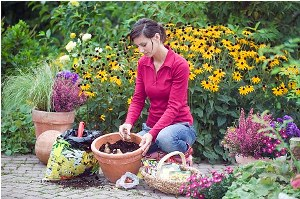
%> input picture 6.png, 300 x 199 px
$ octave demo_fcm.m   (GNU Octave 9; MATLAB toolbox functions it lacks are replaced by stand-ins)
%> lines starting %> are read from the running program, lines starting %| are printed output that depends on the picture; in (x1, y1, x2, y2) boxes, pixels count from 0 and x2, y2 are one past the last pixel; in counts of white or black regions, pixels touching at a corner belong together; the program's own positions count from 1
clear;close all;
AC=0;
format short

im=imread('6.png');
%> im is the input picture: size 199x300x3 uint8; mean R, G, B 128.7, 121, 100.3
im=imresize(im,[128,128]);
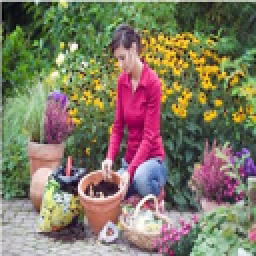
%> im: size 128x128x3 uint8 (shown 2 times larger); mean R, G, B 128.5, 120.9, 100.1
he=im;
he1=he;
im12=he1./255;
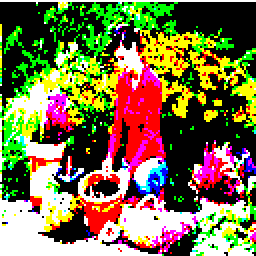
%> im12: size 128x128x3 uint8 (shown 2 times larger); mean R, G, B 0.483, 0.447, 0.282; drawn with 1 as white
figure(1)
imshow(he), title('H&E image');
he1= imnoise(he,'salt & pepper', 0.05);
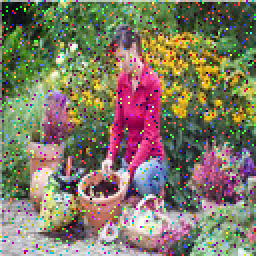
%> he1: size 128x128x3 uint8 (shown 2 times larger); mean R, G, B 128.3, 121, 101.6
cform = makecform('srgb2lab');
lab_he = applycform(he,cform);
%> lab_he: size 128x128x3 uint8; mean of channels 1, 2, 3 131.2, 128.5, 141.4
ab = double(lab_he(:,:,2:3));
nrows = size(ab,1);
%> nrows = 128
ncols = size(ab,2);
%> ncols = 128
ab = reshape(ab,nrows*ncols,2);

[center,member,klm]=fcm(ab,3);
%> center = [112.7 154.9; 128.5 131.7; 177.2 127.9]; klm = 44 values, max 4389605.8 at index 1, min 2839399.5 at index 44, mean 2922955.3
[center,cidx]=sort(center);
%> center = [112.7 127.9; 128.5 131.7; 177.2 154.9]; cidx = [1 3; 2 2; 3 1]
member=member';
member=member(:,cidx);
[maxmember,label]=max(member,[],2);
%> (the run ends here)

$ run again, with 25.png copied over 6.png
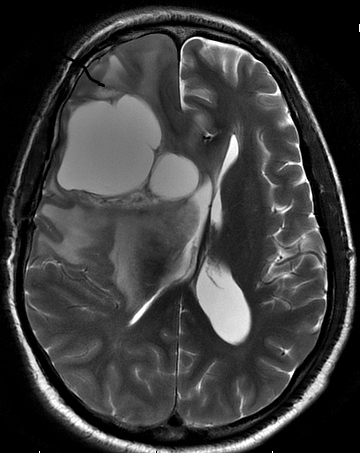
%> input picture 25.png, 360 x 453 px
%> im is the input picture: size 453x360x3 uint8; min 0, max 255, mean 60.2
%> im: size 128x128x3 uint8
%> `im12=he1./255;`:
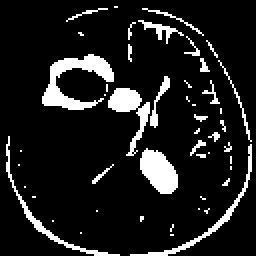
%> im12: size 128x128x3 uint8 (shown 2 times larger); values 0 (black) and 1 (white), 11.5% white; 49 white regions (34 under 20 px), largest, box (x1, y1, x2, y2) and area: (21, 27, 57, 55) 411, (70, 74, 89, 97) 291, (54, 44, 75, 78) 253
%> `he1= imnoise(he,'salt & pepper', 0.05);`:
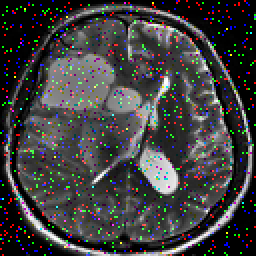
%> he1: size 128x128x3 uint8 (shown 2 times larger); mean R, G, B 64, 63.3, 63.8
%> lab_he: size 128x128x3 uint8; mean of channels 1, 2, 3 63.6, 128, 128
%> center = [128 128; 128 128; 128 128]; klm = 0
%> cidx = [1 1; 2 2; 3 3]

$ run again, with 7.png copied over 6.png
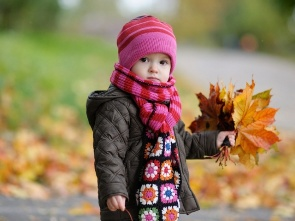
%> input picture 7.png, 295 x 221 px
%> im is the input picture: size 221x295x3 uint8; mean R, G, B 148.6, 126.9, 95.4
%> im: size 128x128x3 uint8
%> `im12=he1./255;`:
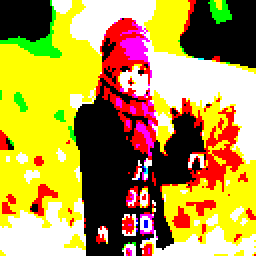
%> im12: size 128x128x3 uint8 (shown 2 times larger); mean R, G, B 0.704, 0.598, 0.264; drawn with 1 as white
%> `he1= imnoise(he,'salt & pepper', 0.05);`:
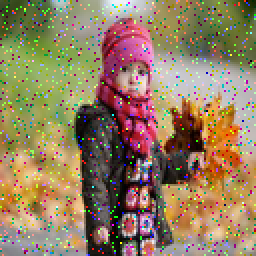
%> he1: size 128x128x3 uint8 (shown 2 times larger); mean R, G, B 147.4, 126.7, 97.1
%> lab_he: size 128x128x3 uint8; mean of channels 1, 2, 3 139, 133.6, 148.6
%> `[center,member,klm]=fcm(ab,3);`: center = [118.5 159.8; 149 162.7; 132 131.4]; klm = 38 values, max 3612723.9 at index 1, min 2327984.3 at index 38, mean 2397831.2
%> `[center,cidx]=sort(center);`: center = [118.5 131.4; 132 159.8; 149 162.7]; cidx = [1 3; 3 1; 2 2]

$ run again, with tissue.png copied over 6.png
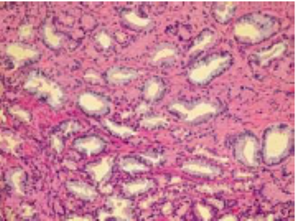
%> input picture tissue.png, 300 x 221 px
%> im is the input picture: size 221x300x3 uint8; mean R, G, B 201, 129.6, 152.6
%> im: size 128x128x3 uint8
%> `im12=he1./255;`:
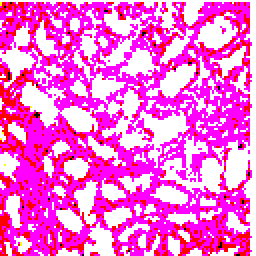
%> im12: size 128x128x3 uint8 (shown 2 times larger); mean R, G, B 0.997, 0.431, 0.868; drawn with 1 as white
%> `he1= imnoise(he,'salt & pepper', 0.05);`:
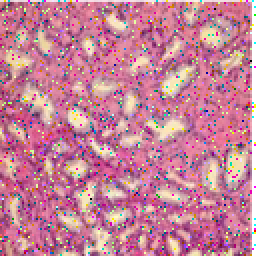
%> he1: size 128x128x3 uint8 (shown 2 times larger); mean R, G, B 196.9, 129.4, 151.4
%> lab_he: size 128x128x3 uint8; mean of channels 1, 2, 3 159.4, 158.6, 128.1
%> `[center,member,klm]=fcm(ab,3);`: center = [137.1 141.2; 157.7 127.6; 168.3 123.3]; klm = 82 values, max 1155096.7 at index 1, min 657853.3 at index 82, mean 667098.2
%> `[center,cidx]=sort(center);`: center = [137.1 123.3; 157.7 127.6; 168.3 141.2]; cidx = [1 3; 2 2; 3 1]
